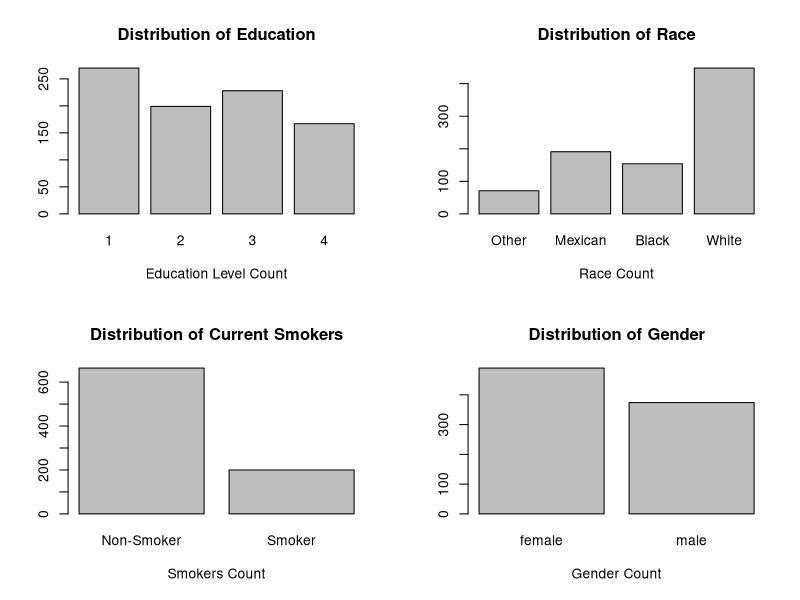
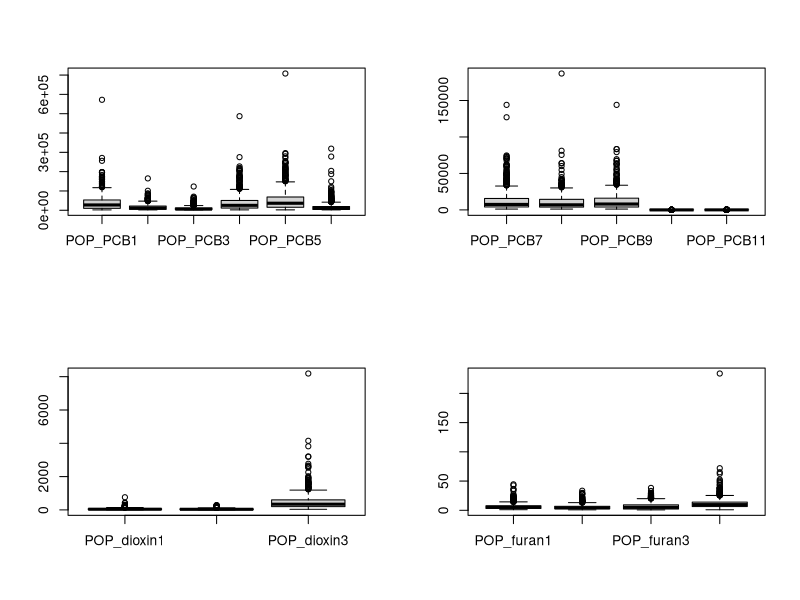
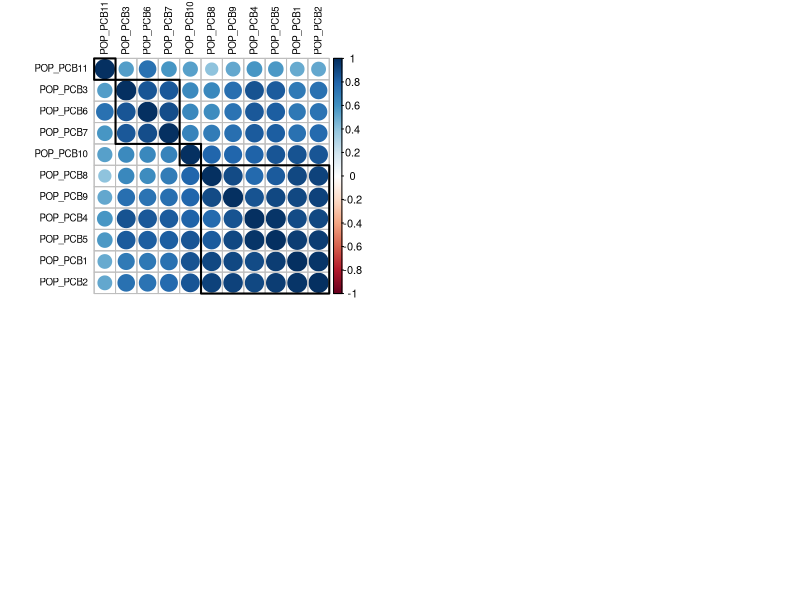
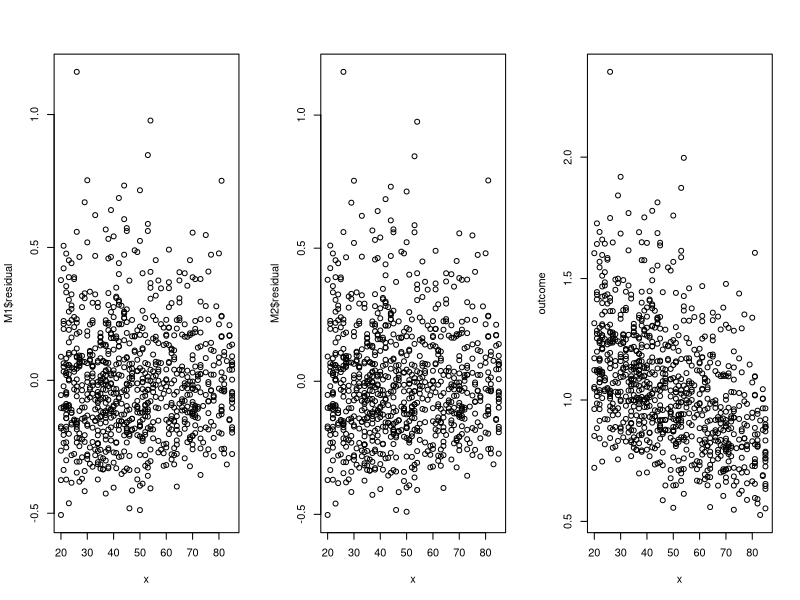
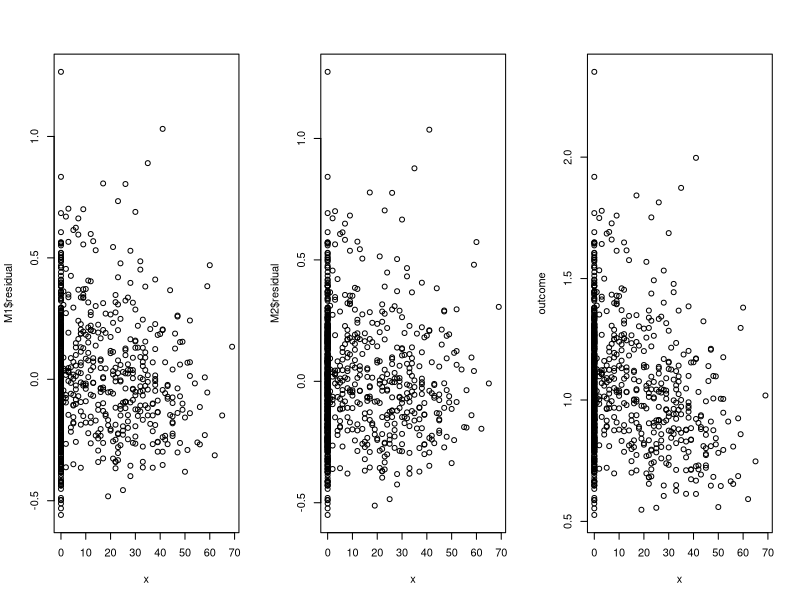
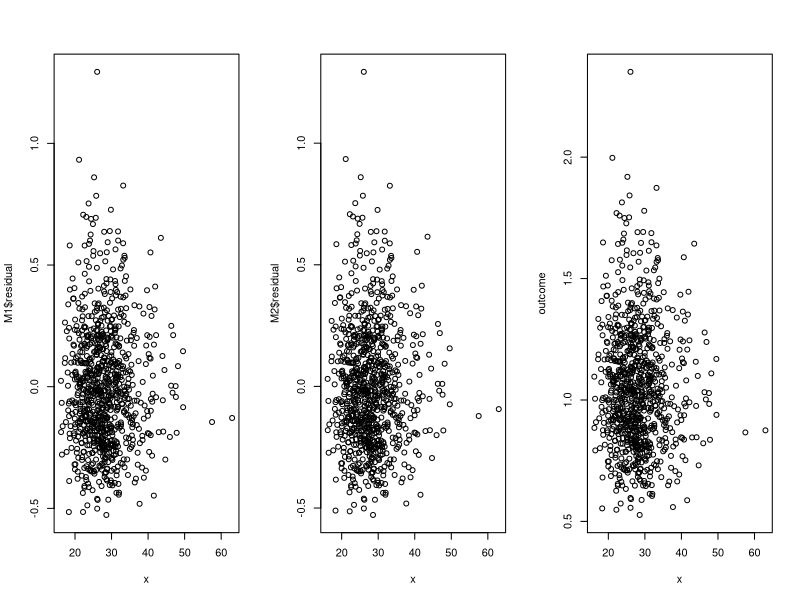
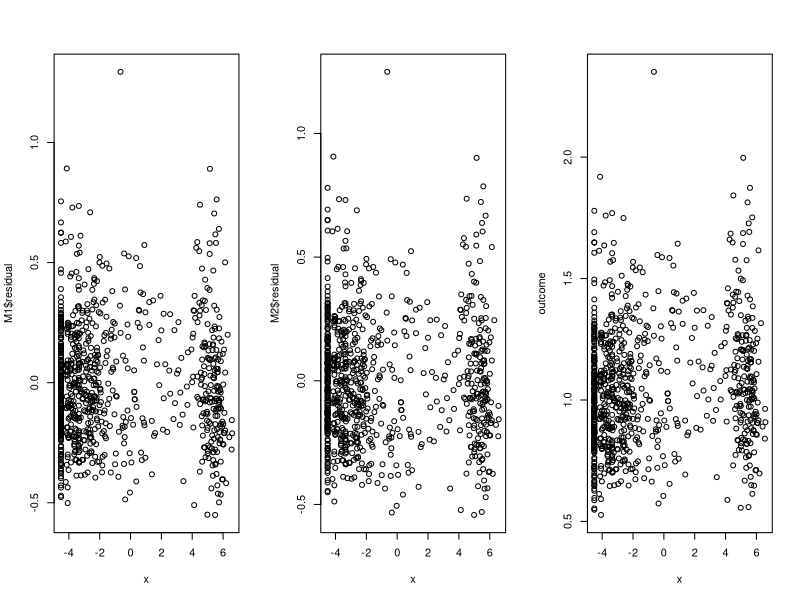
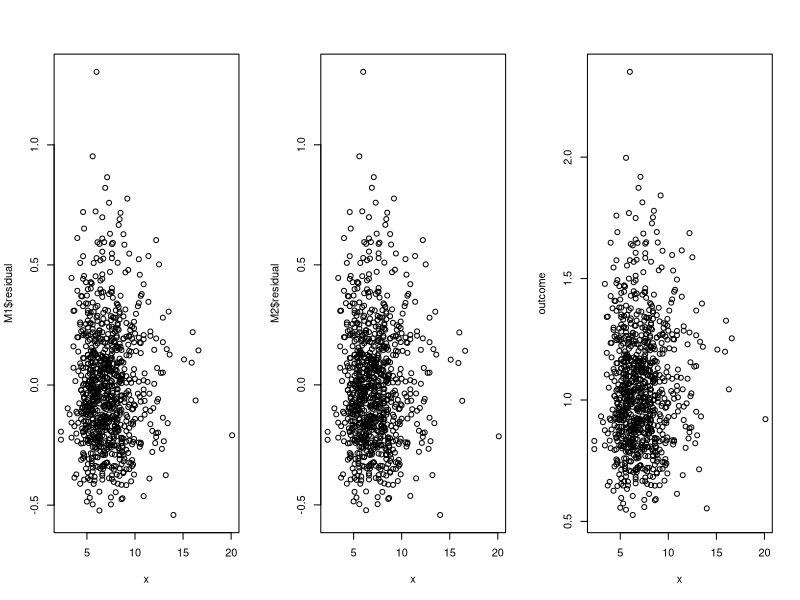

Write the R code that produced these figures, in order.
## ---- chunk 1
knitr::opts_chunk$set(echo = TRUE)
## ---- chunk 2
# CHANGE ABSOLUTE PATH
# setwd("~/Desktop/stat341/R331project/data")
# setwd("~/School/4A/STAT 331/R331project/data")
# setwd("~/Desktop/R331project/data")
setwd("C:/Users/huawei/Desktop/R331project/data")
pollutants <- read.csv("pollutants.csv", header = TRUE)
head(pollutants)

summary(pollutants)
## ---- chunk 3
names(pollutants)
## ---- chunk 4
# 1 = Less Than 9th Grade or 9-11th Grade (Includes 12th grade with no diploma) 
# 2 = High School Grad/GED or Equivalent
# 3 = Some College or AA degree
# 4 = College Graduate
edu_factor=factor(pollutants$edu_cat)

# 1 = Other Race (Including Multi-Racial);
# 2 = Mexican American; 
# 3 = Non-Hispanic Black; 
# 4 = Non-Hispanic White
race_factor=factor(pollutants$race_cat, 
                      labels = c("Other", "Mexican", "Black", "White"))

# 0 = does not currently smoke; 
# 1 = currently smokes
smoke_factor=factor(pollutants$smokenow, labels = c("Non-Smoker", "Smoker"))

# 0 = female, 1 = male
gender_factor=factor(pollutants$male, labels = c("female", "male"))

# put bargraphs for categorical data onto one picture
par(mfrow=c(2,2))


plot(edu_factor, 
     main="Distribution of Education",
     xlab="Education Level Count")

plot(race_factor, 
     main="Distribution of Race",
     xlab="Race Count")

plot(smoke_factor, 
     main="Distribution of Current Smokers",
     xlab="Smokers Count")

plot(gender_factor, 
     main="Distribution of Gender",
     xlab="Gender Count")
## ---- chunk 5
# PC 1-6
boxplot(pollutants[, 3:8])

# PC 7-11
boxplot(pollutants[, 9:13])

# Doxin
boxplot(pollutants[, 14:16])

# Furan
boxplot(pollutants[, 17:20])
## ---- chunk 6
# Estella's work 1
library(corrplot)
library(ggplot2)

POP_PCB = c("POP_PCB1", "POP_PCB2","POP_PCB3", "POP_PCB4","POP_PCB5", "POP_PCB6","POP_PCB7", "POP_PCB8","POP_PCB9", "POP_PCB10", "POP_PCB11")
POP_PCB_data <- pollutants [, POP_PCB]
cc = cor(POP_PCB_data , method = "spearman")

# cluster my POP_PCB so that those with similar patterns of correlation coefficients are closer together. 
corrplot(cc, tl.col = "black", order = "hclust", hclust.method = "average", addrect = 4, tl.cex = 0.7)
#https://jkzorz.github.io/2019/06/11/Correlation-heatmaps.html
## ---- chunk 7
# Estella's work 3
f <- as.formula((paste("length", paste("(", paste(POP_PCB, collapse = " + "), ")^2"), sep = " ~")))
m <- lm(f, data = pollutants)
summary(m)
## ---- chunk 8
# Judy's work Part 1
# testing non-linearity in SLR
# if for any covariate, residual vs x for M1 has a pattern and
# residual vs x for M2 seems random, then y has a nonlinear
# relationship with with x.
# M1: fitting y to x
# M2: fitting y to x^2
par(mfrow=c(1, 3))
outcome <- pollutants$length
check <- function(x) {
  M1 <- lm(outcome ~ x)
  print(paste("residual for M1: ", sigma(M1)))
  M2 <- lm(outcome ~ x + I(x^2))
  print(paste("residual for M2: ", sigma(M2)))
  plot(x, M1$residual)
  plot(x, M2$residual)
  plot(x, outcome)
}
list <- list(pollutants$ageyrs, pollutants$yrssmoke,
             pollutants$BMI, pollutants$ln_lbxcot,
             pollutants$whitecell_count, pollutants$lymphocyte_pct, 
             pollutants$monocyte_pct, pollutants$eosinophils_pct, 
             pollutants$basophils_pct, pollutants$neutrophils_pct)
for (column in list) {
  check(column)
}
  
## ---- chunk 9
# Judy's work Part 2
# testing non-linearity in MLR
library(car)
M <- lm (length ~ ., data=pollutants)
avPlots(M)
## ---- chunk 10
# Weiwei's work Part 1
library(corrplot)
library(ggplot2)
POP_dioxin = c("POP_dioxin1", "POP_dioxin2","POP_dioxin3")
POP_dioxin_data <- pollutants [, POP_dioxin]

# cluster my POP_dioxin so that those with similar patterns 
# of correlation coefficients are closer together. 
cc.dioxin = cor(POP_dioxin_data , method = "spearman")
corrplot(cc.dioxin, tl.col = "black", order = "hclust", 
         hclust.method = "average", addrect = 3, tl.cex = 0.7)
## ---- chunk 11
f_dioxin <- as.formula(
  (paste("length", paste("(", paste(POP_dioxin, collapse = " + "), ")^2"), sep = " ~")))
m_dioxin <- lm(f_dioxin, data = pollutants)
summary(m_dioxin)
## ---- chunk 12
# Weiwei's work Part 2 
library(corrplot)
library(ggplot2)
POP_furan = c("POP_furan1", "POP_furan2","POP_furan3","POP_furan4")
POP_furan_data <- pollutants [, POP_furan]

# cluster my POP_dioxin so that those with similar patterns 
# of correlation coefficients are closer together. 
cc.furan = cor(POP_furan_data , method = "spearman")
corrplot(cc.furan, tl.col = "black", order = "hclust", 
         hclust.method = "average", addrect = 4, tl.cex = 0.7)
## ---- chunk 13
# interaction in furan
f_furan <- as.formula(
  (paste("length", paste("(", paste(POP_furan, collapse = " + "), ")^2"), sep = " ~")))

m_furan <- lm(f_furan, data = pollutants)
summary(m_furan)
